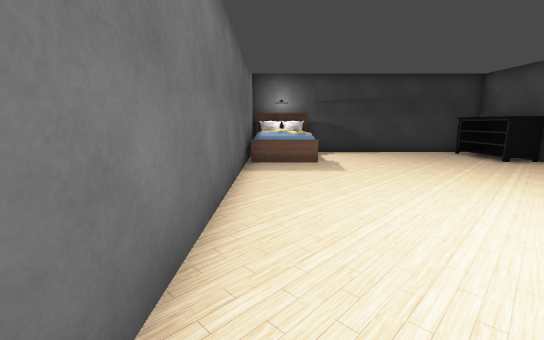
view 1 (above)

16 first-person views from a walk through a Unity game level. The camera is 1.4 m above the floor, tilts 10° down and sees 90° across. The floor is counted in squares, 1 m on a side. Each view is taken from the middle of a square. On the plan, view 1 faces up. The plan holds only what a view shows up to about 13 squares ahead; the rest is blank. The place goes on beyond the plan. The player character is not drawn. Some surface patterns are stand-ins.

view 2
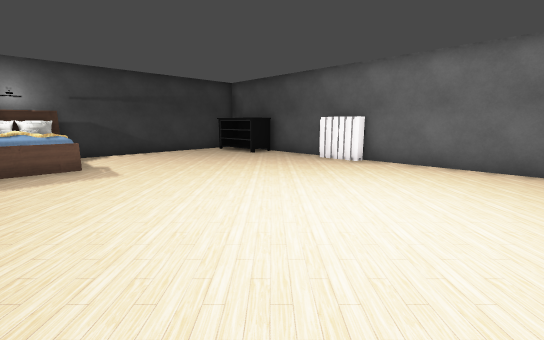

view 3
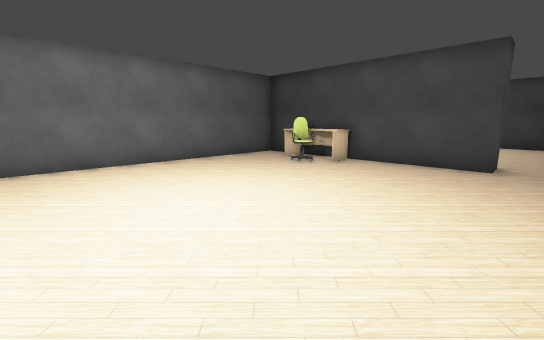

view 4
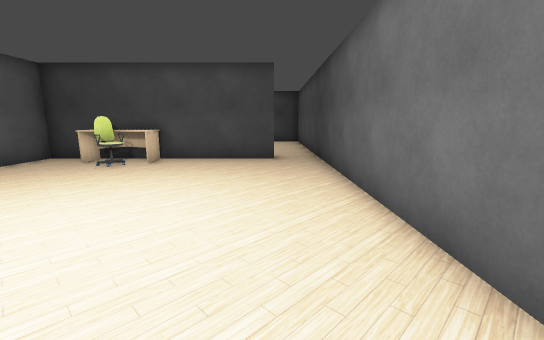

view 5
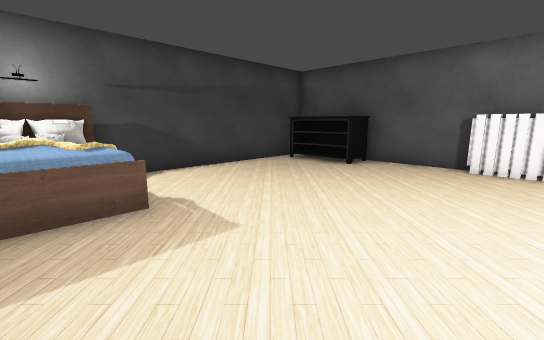

view 6
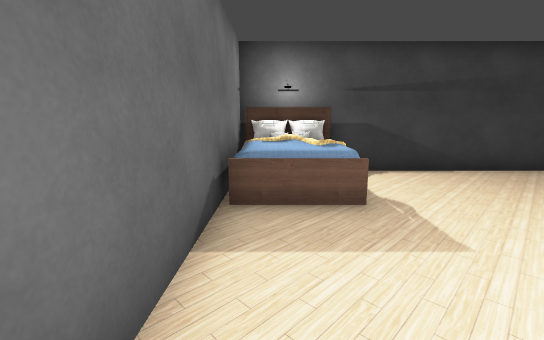

view 7
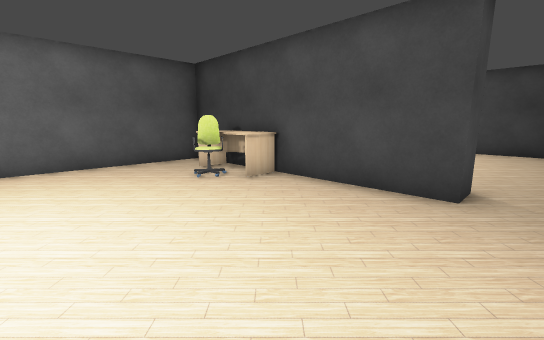

view 8
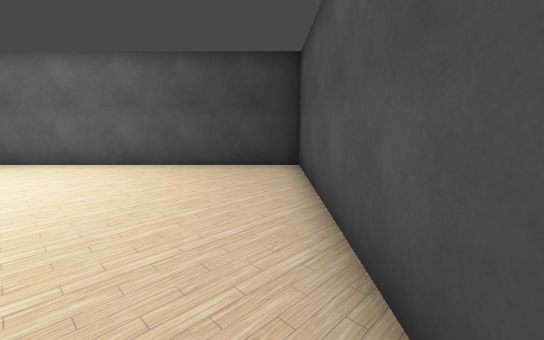

view 9
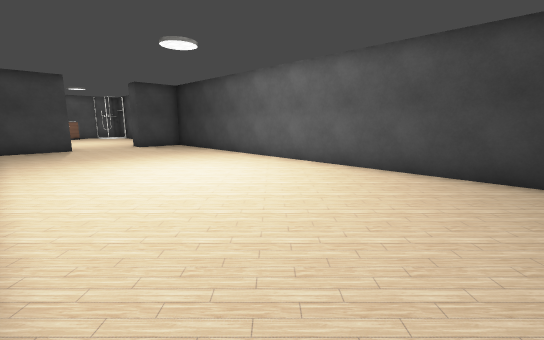

view 10
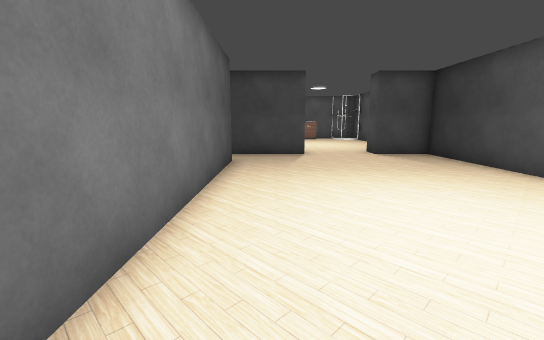

view 11
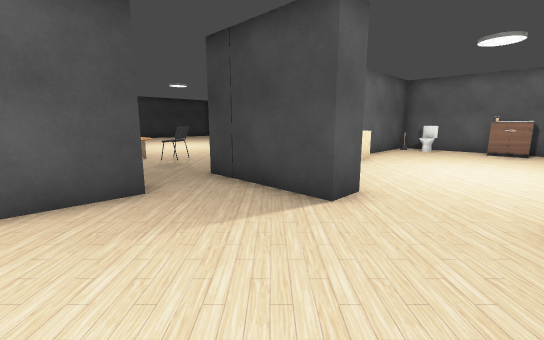

view 12
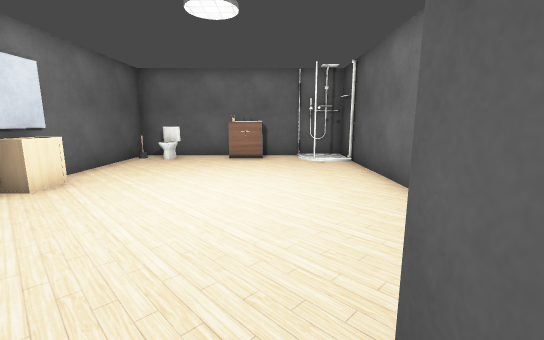

view 13
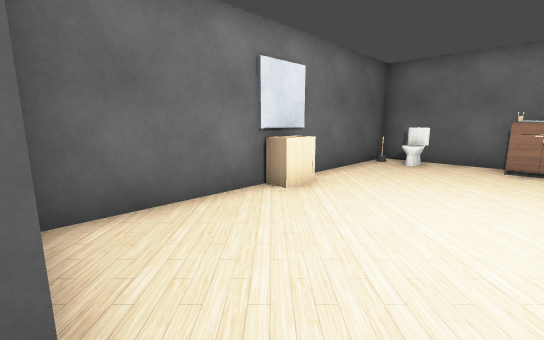

view 14
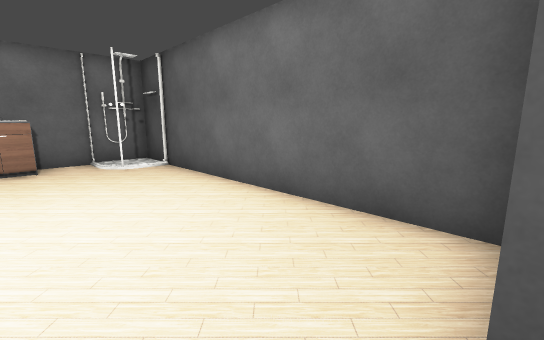

view 15
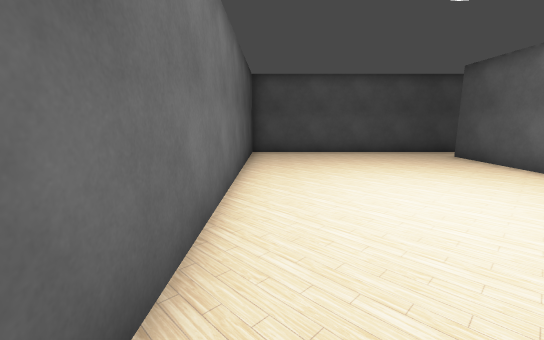

view 16
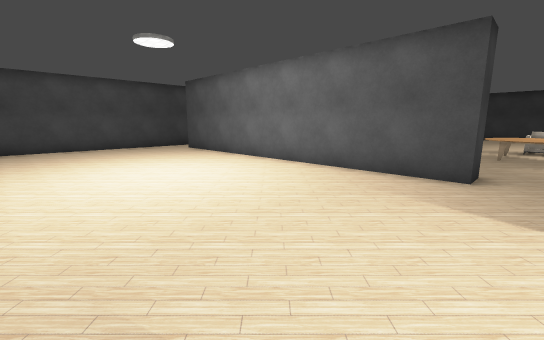

### Floor plan
Points are (right, up) in squares from view 1. A wall is a line through its corners. A room is listed if a view was taken in it or the views show most of it. See-through windows are left out.
Room 1 (views 1, 2, 3, 4, 5, 6, 7)
walls: (0.9, -5.5) (9.6, -5.5) (9.6, 12.8) (1.6, 12.8); (-0.9, 12.9) (-0.9, -5.5)
ways out: opening at (0, -6) to room 2
objects: bed (0, 10) to (1, 12); table (5, -5) to (8, -5); chair (6, -4) to (7, -4); other object (8, 10) to (9, 12); other object (9, 5); other object (9, 6)
Room 2 (views 8, 9, 10, 11, 15, 16)
walls: (13.9, -6.5) (0.9, -6.5) (0.9, -5.5); (-0.9, -5.5) (-0.9, -14.9) (16.1, -14.9) (16.1, -12.6); (16.1, -9.4) (16.1, -6.5)
ways out: opening at (0, -6) to room 1; opening at (15.7, -11) to room 3; opening at (14.5, -6)
Room 3 (views 12, 13, 14)
walls: (17.1, -9.4) (16.1, -9.4); (16.1, -12.6) (17.1, -12.6); (17.1, -14.9) (27.6, -14.9) (27.6, -6.5) (17.1, -6.5)
ways out: opening at (15.7, -11) to room 2
objects: other object (21, -7) to (22, -7); toilet (26, -8) to (27, -8); other object (27, -12) to (27, -10); other object (27, -7); shower (28, -14)

Where each view was taken, in squares from view 1:
view 1: 0 up, 0 right, facing up
view 2: 0 up, 0 right, facing up-right
view 3: 4 up, 0 right, facing down-right
view 4: 5 up, 1 right, facing down
view 5: 5 up, 0 right, facing up-right
view 6: 5 up, 0 right, facing up
view 7: 0 up, 0 right, facing down-right
view 8: 6 down, 0 right, facing down
view 9: 7 down, 0 right, facing down-right
view 10: 8 down, 4 right, facing right
view 11: 12 down, 12 right, facing up-right
view 12: 12 down, 16 right, facing right
view 13: 11 down, 17 right, facing up-right
view 14: 11 down, 17 right, facing down-right
view 15: 14 down, 12 right, facing left
view 16: 14 down, 15 right, facing up-left
